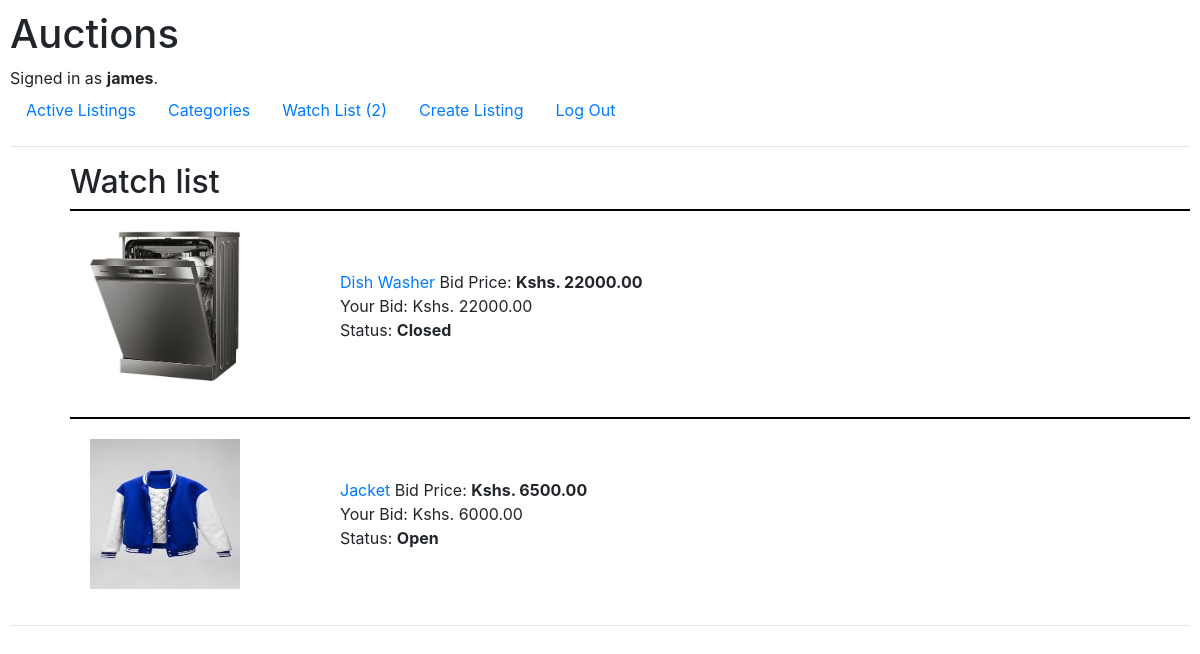
Screenshot of /watch/ (signed in) with the database file from the repository.
### auctions/models.py (models this page shows, shortened)
class User(AbstractUser):
    pass

class Watchlist(models.Model):
    author = models.ForeignKey(User, on_delete=models.CASCADE)
    listing = models.ForeignKey(Listing, on_delete=models.CASCADE)
    user_bid = models.DecimalField(max_digits=10, decimal_places=2, default=0, null=True)

class Listing(models.Model):
    CATEGORY_CHOICES = [
        ('elec', 'Electronics'),
        ('ktc', 'Kitchen Appliances'),
        ('clt', 'Clothing'),
        ('fur', 'Furniture')
    ]
    title = models.CharField(max_length=64)
    description = models.TextField()
    starting_bid = models.DecimalField(max_digits=10, decimal_places=2)
    posting_date = models.DateTimeField(auto_now_add=True)
    category = models.CharField(max_length=32, choices=CATEGORY_CHOICES)
    image  = models.ImageField(null=True, blank=True, upload_to="images/")
    closed = models.BooleanField(default=False)
    user = models.ForeignKey(User, on_delete=models.CASCADE, related_name="listing")

### auctions/views.py (the view)
# urls.py: path("watch/", views.watchlist, name="watch"),
@login_required()
def watchlist(request):
    user_instance = User.objects.get(id=request.user.id)
    if request.method == "POST":
        if "add" in request.POST:
            listing_instance = Listing.objects.get(id=request.POST.get("add"))
            user_bid = Bids_table.objects.filter(
                author=user_instance, listing=listing_instance
            ).last()
            if user_bid:
                watch = Watchlist(
                    author=user_instance,
                    listing=listing_instance,
                    user_bid=user_bid.bid,
                )
            else:
                watch = Watchlist(author=user_instance, listing=listing_instance)
            watch.save()
        else:
            listing_instance = Listing.objects.get(id=request.POST.get("remove"))
            if Watchlist.objects.filter(
                author=user_instance, listing_id=listing_instance
            ).exists():
                watch = Watchlist.objects.get(
                    author=user_instance, listing=listing_instance
                )
                watch.delete()
        return HttpResponseRedirect(
            reverse("listing", kwargs={"listing_id": listing_instance.id})
        )
    else:
        watch_items = Watchlist.objects.filter(author=user_instance)
        return render(
            request,
            "auctions/watch.html",
            {"watch_items": watch_items, "total": total_items(request.user.id)},
        )

### auctions/views.py (called while the page is built)
def total_items(user_id):
    return Watchlist.objects.filter(author=user_id).count()

### auctions/templates/auctions/watch.html
{% extends "auctions/layout.html" %}
{% block body %}
    <h2>Watch list</h2>
        {% for item in watch_items %}
            <div>
                <ul id="active-listing">
                    <li>{% if item.listing.image %}
                        <img src="{{ item.listing.image.url  }}" alt="photo of item" class="active-image">
                    {% endif %}</li>
                    <li> <a href="{% url 'listing' item.listing.id %}">{{ item.listing.title }}</a>
                         Bid Price:
                        <b> Kshs. {{ item.listing.starting_bid }}</b><br>
                        Your Bid: Kshs. {{ item.user_bid }}<br>
                        Status:
                        {% if item.listing.closed %}
                            <b>Closed</b>
                        {% else %}
                            <b>Open</b>
                        {% endif %}
                    </li>
                </ul>
            </div>
        {% endfor %}
        <hr>
{% endblock %}

### auctions/templates/auctions/layout.html (shortened to what this page needs)
{% load static %}
<!DOCTYPE html>
<html lang="en">
    <head>
        <link rel="stylesheet" href="https://stackpath.bootstrapcdn.com/bootstrap/4.4.1/css/bootstrap.min.css">
        <link href="{% static 'auctions/styles.css' %}" rel="stylesheet">
    </head>
    <body>
        <h1>Auctions</h1>
        <div>
            {% if user.is_authenticated %}
                Signed in as <strong>{{ user.username }}</strong>.
            {% else %}
                Not signed in.
            {% endif %}
        </div>
        <ul class="nav">
            <li class="nav-item">
                <a class="nav-link" href="{% url 'index' %}">Active Listings</a>
            </li>
            <li class="nav-item">
                <a class="nav-link" href="{% url 'category' %}">Categories</a>
            </li>
            {% if user.is_authenticated %}
                <li class="nav-item">
                    <a class="nav-link" href="{% url 'watch' %}">Watch List ({{total}}) </a>
                </li>
                <li class="nav-item">
                    <a class="nav-link" href="{% url 'create' %}">Create Listing</a>
                </li>
                <li class="nav-item">
                    <a class="nav-link" href="{% url 'logout' %}">Log Out</a>
                </li>
            {% endif %}
        </ul>
        <hr>
        {% block body %}
        {% endblock %}
    </body>
</html>

### auctions/static/auctions/styles.css (style rules this page uses)
body { padding: 10px; }
h2 { margin-left: 60px; }
#active-listing { margin-left: 60px; list-style-type: none; display: flex; gap: 100px; align-items: center; padding: 20px; border-top: 2px solid black; }
.active-image { width: 150px; height: 150px; }
ul { list-style-type: none; }

### rows the page displays
User: username "james"
Watchlist: listing.image (picture), listing "Dish Washer", listing.starting_bid "22000.00", user_bid "22000.00", shows "Closed"
Watchlist: listing.image (picture), listing "Jacket", listing.starting_bid "6500.00", user_bid "6000.00", shows "Open"

### other values shown
{{ total }} "2"
